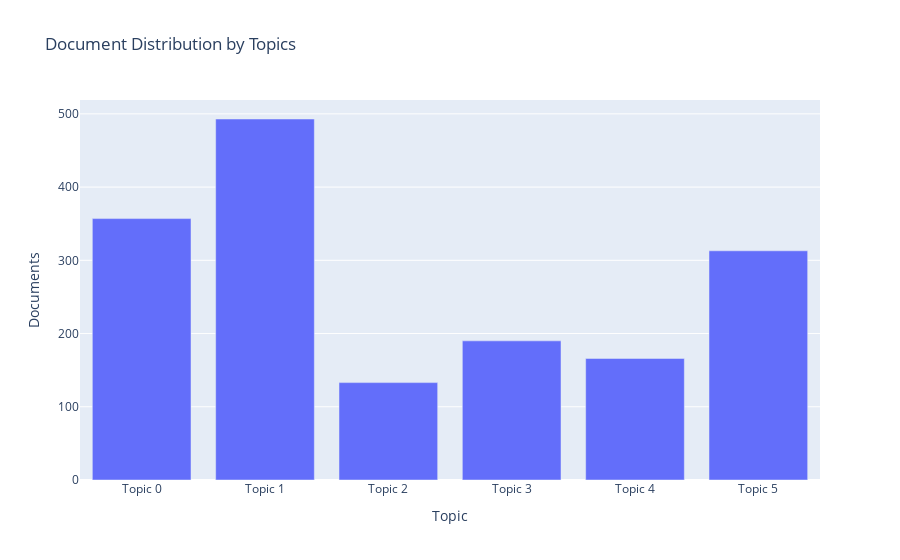

The notebook cell this image was saved under:
### Code cell
plot_model(rp, plot='topic_distribution',topic_num = 4)

### Figure 1 — Plotly figure (JSON) as saved in the notebook; plotly's stock layout.template omitted (floating-point values rounded to 4 significant figures)
{"data": [{"textposition": "auto", "hovertemplate": "Topic=%{x}<br>Documents=%{y}<br>Keyword=%{customdata[0]}", "showlegend": false, "legendgroup": "", "name": "", "yaxis": "y", "customdata": [["N, A"], ["N, A"], ["N, A"], ["N, A"], ["N, A"], ["N, A"]], "y": [357, 493, 133, 190, 166, 313], "hoverlabel": {"namelength": 0}, "offsetgroup": "", "xaxis": "x", "marker": {"color": "#636efa"}, "x": ["Topic 0", "Topic 1", "Topic 2", "Topic 3", "Topic 4", "Topic 5"], "alignmentgroup": "True", "type": "bar", "orientation": "v"}], "layout": {"yaxis": {"domain": [0, 1], "anchor": "x", "title": {"text": "Documents"}}, "title": {"text": "Document Distribution by Topics"}, "barmode": "relative", "xaxis": {"domain": [0, 1], "anchor": "y", "title": {"text": "Topic"}}, "legend": {"tracegroupgap": 0}}}
